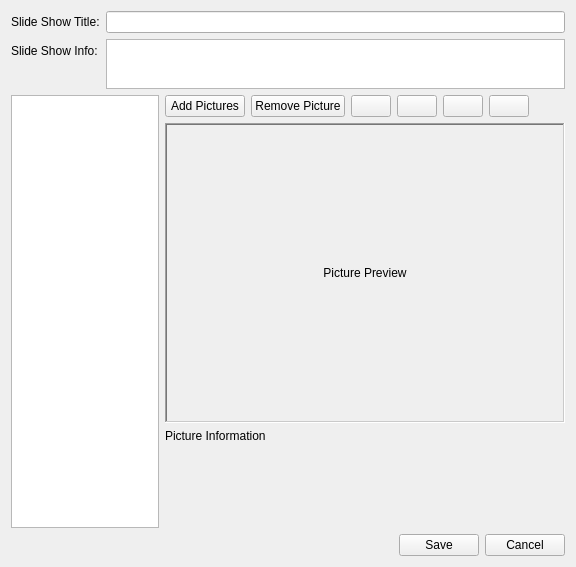
<?xml version="1.0" encoding="UTF-8"?>
<ui version="4.0">
 <class>SlideShowEditor</class>
 <widget class="QWidget" name="SlideShowEditor">
  <property name="geometry">
   <rect>
    <x>0</x>
    <y>0</y>
    <width>576</width>
    <height>567</height>
   </rect>
  </property>
  <property name="windowTitle">
   <string>Slide Show Editor</string>
  </property>
  <property name="windowIcon">
   <iconset resource="softprojector.qrc">
    <normaloff>:/icons/icons/slideshow_edit.png</normaloff>:/icons/icons/slideshow_edit.png</iconset>
  </property>
  <layout class="QGridLayout" name="gridLayout">
   <item row="0" column="0" colspan="2">
    <layout class="QFormLayout" name="formLayout">
     <property name="fieldGrowthPolicy">
      <enum>QFormLayout::AllNonFixedFieldsGrow</enum>
     </property>
     <item row="0" column="0">
      <widget class="QLabel" name="label">
       <property name="text">
        <string>Slide Show Title:</string>
       </property>
      </widget>
     </item>
     <item row="0" column="1">
      <widget class="QLineEdit" name="lineEditTitle"/>
     </item>
     <item row="1" column="0">
      <widget class="QLabel" name="label_2">
       <property name="text">
        <string>Slide Show Info:</string>
       </property>
      </widget>
     </item>
     <item row="1" column="1">
      <widget class="QPlainTextEdit" name="plainTextEditInfo">
       <property name="sizePolicy">
        <sizepolicy hsizetype="Expanding" vsizetype="Fixed">
         <horstretch>0</horstretch>
         <verstretch>0</verstretch>
        </sizepolicy>
       </property>
       <property name="maximumSize">
        <size>
         <width>16777215</width>
         <height>50</height>
        </size>
       </property>
      </widget>
     </item>
    </layout>
   </item>
   <item row="1" column="0" rowspan="4">
    <widget class="QListWidget" name="listWidgetSlides">
     <property name="iconSize">
      <size>
       <width>100</width>
       <height>100</height>
      </size>
     </property>
     <property name="spacing">
      <number>1</number>
     </property>
    </widget>
   </item>
   <item row="1" column="1">
    <layout class="QHBoxLayout" name="horizontalLayout">
     <item>
      <widget class="QPushButton" name="pushButtonAddImages">
       <property name="text">
        <string>Add Pictures</string>
       </property>
       <property name="icon">
        <iconset resource="softprojector.qrc">
         <normaloff>:/icons/icons/add.png</normaloff>:/icons/icons/add.png</iconset>
       </property>
      </widget>
     </item>
     <item>
      <widget class="QPushButton" name="pushButtonRemoveImage">
       <property name="text">
        <string>Remove Picture</string>
       </property>
       <property name="icon">
        <iconset resource="softprojector.qrc">
         <normaloff>:/icons/icons/remove.png</normaloff>:/icons/icons/remove.png</iconset>
       </property>
      </widget>
     </item>
     <item>
      <widget class="QPushButton" name="pushButtonMoveUp">
       <property name="text">
        <string/>
       </property>
       <property name="icon">
        <iconset resource="softprojector.qrc">
         <normaloff>:/icons/icons/up.png</normaloff>:/icons/icons/up.png</iconset>
       </property>
      </widget>
     </item>
     <item>
      <widget class="QPushButton" name="pushButtonMoveDown">
       <property name="text">
        <string/>
       </property>
       <property name="icon">
        <iconset resource="softprojector.qrc">
         <normaloff>:/icons/icons/down.png</normaloff>:/icons/icons/down.png</iconset>
       </property>
      </widget>
     </item>
     <item>
      <widget class="QPushButton" name="pushButtonRotateLeft">
       <property name="toolTip">
        <string>Rotate left</string>
       </property>
       <property name="accessibleName">
        <string>Rotate left</string>
       </property>
       <property name="text">
        <string/>
       </property>
       <property name="icon">
        <iconset resource="softprojector.qrc">
         <normaloff>:/icons/icons/rotate_left.png</normaloff>:/icons/icons/rotate_left.png</iconset>
       </property>
      </widget>
     </item>
     <item>
      <widget class="QPushButton" name="pushButtonRotateRight">
       <property name="toolTip">
        <string>Rotate right</string>
       </property>
       <property name="accessibleName">
        <string>Rotate right</string>
       </property>
       <property name="text">
        <string/>
       </property>
       <property name="icon">
        <iconset resource="softprojector.qrc">
         <normaloff>:/icons/icons/rotate_right.png</normaloff>:/icons/icons/rotate_right.png</iconset>
       </property>
      </widget>
     </item>
     <item>
      <spacer name="horizontalSpacer_2">
       <property name="orientation">
        <enum>Qt::Horizontal</enum>
       </property>
       <property name="sizeHint" stdset="0">
        <size>
         <width>40</width>
         <height>20</height>
        </size>
       </property>
      </spacer>
     </item>
    </layout>
   </item>
   <item row="2" column="1">
    <widget class="QLabel" name="labelPreview">
     <property name="minimumSize">
      <size>
       <width>400</width>
       <height>300</height>
      </size>
     </property>
     <property name="maximumSize">
      <size>
       <width>400</width>
       <height>300</height>
      </size>
     </property>
     <property name="frameShape">
      <enum>QFrame::WinPanel</enum>
     </property>
     <property name="frameShadow">
      <enum>QFrame::Sunken</enum>
     </property>
     <property name="text">
      <string>Picture Preview</string>
     </property>
     <property name="alignment">
      <set>Qt::AlignCenter</set>
     </property>
    </widget>
   </item>
   <item row="3" column="1">
    <widget class="QLabel" name="labelPixInfo">
     <property name="text">
      <string>Picture Information</string>
     </property>
     <property name="wordWrap">
      <bool>true</bool>
     </property>
    </widget>
   </item>
   <item row="4" column="1">
    <spacer name="verticalSpacer">
     <property name="orientation">
      <enum>Qt::Vertical</enum>
     </property>
     <property name="sizeHint" stdset="0">
      <size>
       <width>20</width>
       <height>74</height>
      </size>
     </property>
    </spacer>
   </item>
   <item row="5" column="0" colspan="2">
    <layout class="QHBoxLayout" name="horizontalLayout_2">
     <item>
      <spacer name="horizontalSpacer_3">
       <property name="orientation">
        <enum>Qt::Horizontal</enum>
       </property>
       <property name="sizeHint" stdset="0">
        <size>
         <width>40</width>
         <height>20</height>
        </size>
       </property>
      </spacer>
     </item>
     <item>
      <widget class="QPushButton" name="pushButtonSave">
       <property name="text">
        <string>Save</string>
       </property>
      </widget>
     </item>
     <item>
      <widget class="QPushButton" name="pushButtonCancel">
       <property name="text">
        <string>Cancel</string>
       </property>
      </widget>
     </item>
    </layout>
   </item>
  </layout>
 </widget>
 <tabstops>
  <tabstop>lineEditTitle</tabstop>
  <tabstop>plainTextEditInfo</tabstop>
  <tabstop>listWidgetSlides</tabstop>
  <tabstop>pushButtonAddImages</tabstop>
  <tabstop>pushButtonRemoveImage</tabstop>
  <tabstop>pushButtonMoveUp</tabstop>
  <tabstop>pushButtonMoveDown</tabstop>
  <tabstop>pushButtonRotateLeft</tabstop>
  <tabstop>pushButtonRotateRight</tabstop>
  <tabstop>pushButtonSave</tabstop>
  <tabstop>pushButtonCancel</tabstop>
 </tabstops>
 <resources>
  <include location="softprojector.qrc"/>
 </resources>
 <connections/>
</ui>
